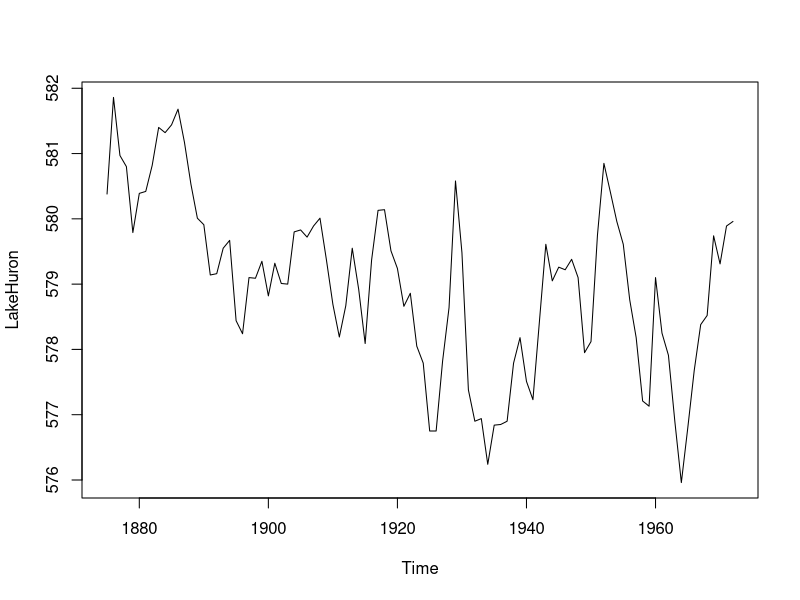
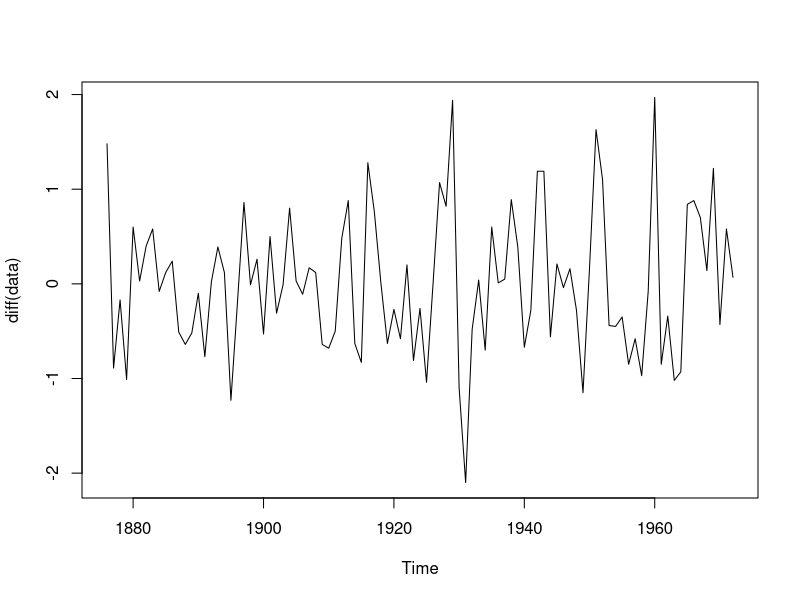
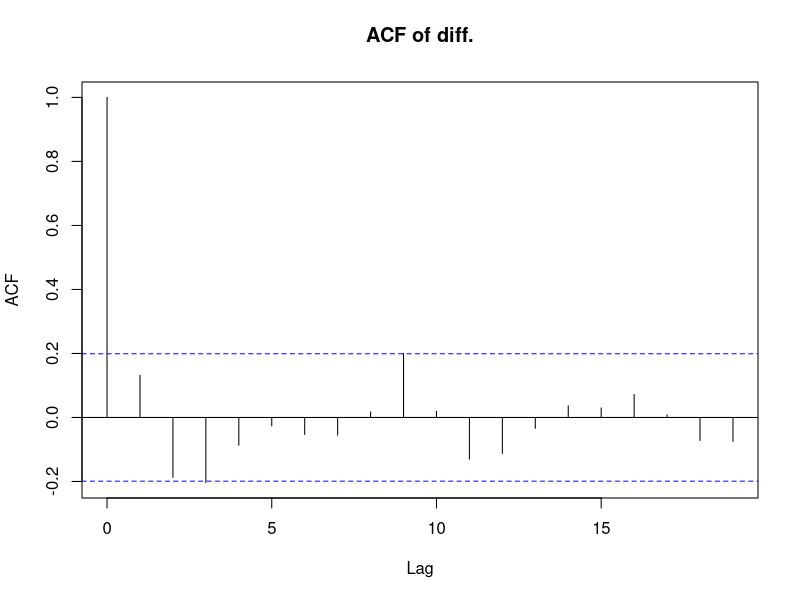
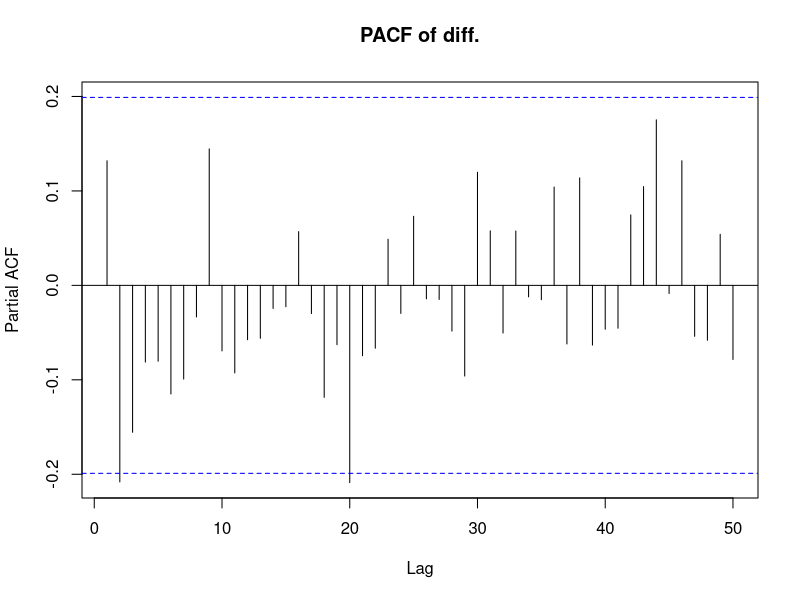

Write R code to recreate these figures, in order.
LakeHuron
help("LakeHuron")
plot(LakeHuron)

data<- LakeHuron
plot(diff(data)) # Edit this line - Removing downword trend
data.diff <- diff(data)

acf(data.diff, main="ACF of diff.")
pacf(data.diff, main="PACF of diff.", lag.max = 50)
R=matrix(1,2,2) # matrix of dimension 2 by 2, with entries all 1's.

r=NULL
r[1:2]=acf(diff(LakeHuron), plot=F)$acf[2:3]
R[1,2]=r[1] # only diagonal entries are edited
R[2,1]=r[1] # only diagonal entries are edited
R
b=matrix(r,nrow=2,ncol=1)
b

# solve(R,b) solves Rx=b, and gives x=R^(-1)b vector
phi.hat=NULL
phi.hat=solve(R,b)[,1]
phi.hat

#variance estimation using Yule-Walker Estimator
c0=acf(data.diff, type='covariance', plot=F)$acf[1]
c0

var.hat=c0*(1-sum(phi.hat*r))
var.hat

# constant term in the model
phi0.hat=mean(data)*(1-sum(phi.hat))
phi0.hat

cat("Constant:", phi0.hat," Coeffcinets:", phi.hat, " and Variance:", var.hat, '\n')
